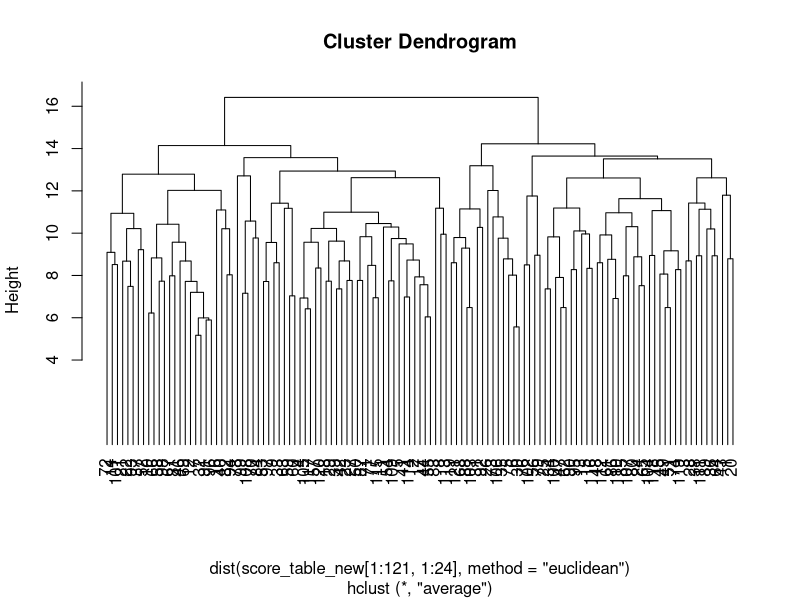
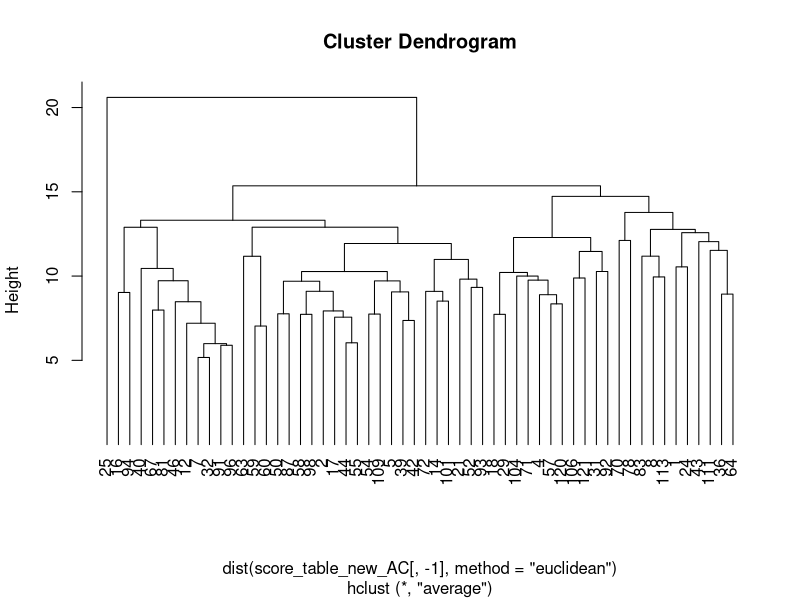
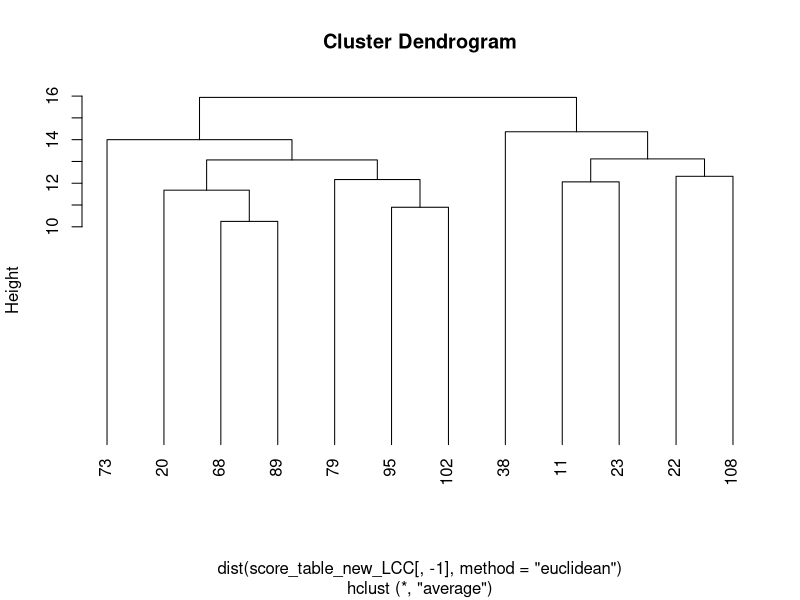
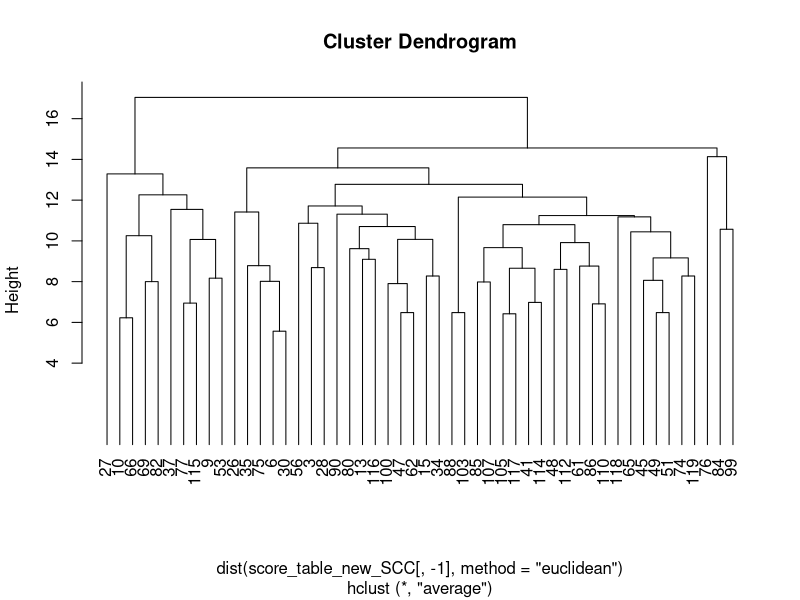

Recreate these plots in R, in order.

####### Create Dendrograms for the score table #########
score_table = read.csv("total_score.csv")
score_table_new = score_table[,-1]
#score_table_new = score_table[,-1]
hc <- hclust(dist(score_table_new[1:121, 1:24], method = "euclidean"), method="ave")
plot(hc, hang = -1)

############ Patient histology count ##########
# AC = 56
# LCC = 12
# SCC = 50
# Others = 3   # ADEC = 33, 97  # SCLC = 19

############ Extract patients with similar histology ########################
score_table_new_AC = score_table[which(score_table$Histology == 'AC'),]
hc <- hclust(dist(score_table_new_AC[,-1], method = "euclidean"), method="ave")
plot(hc, hang = -1)

score_table_new_LCC = score_table[which(score_table$Histology == 'LCC'),]
hc <- hclust(dist(score_table_new_LCC[, -1], method = "euclidean"), method="ave")
plot(hc, hang = -1)

score_table_new_SCC = score_table[which(score_table$Histology == 'SCC'),]
hc <- hclust(dist(score_table_new_SCC[, -1], method = "euclidean"), method="ave")
plot(hc, hang = -1)


########## Standing out unique dendrograms ########
# 
# score_table[61,][1] # Histologies are SCC AC AC
# score_table[64,][1]
# score_table[43,][1]
# 
# score_table[94,][1] # All 3s histology is AC
# score_table[16,][1]
# score_table[81,][1]   
# 
# score_table[76,][1] # All 3s histology is AC
# score_table[56,][1]
# score_table[79,][1]   
# score_table[102,][1] 
